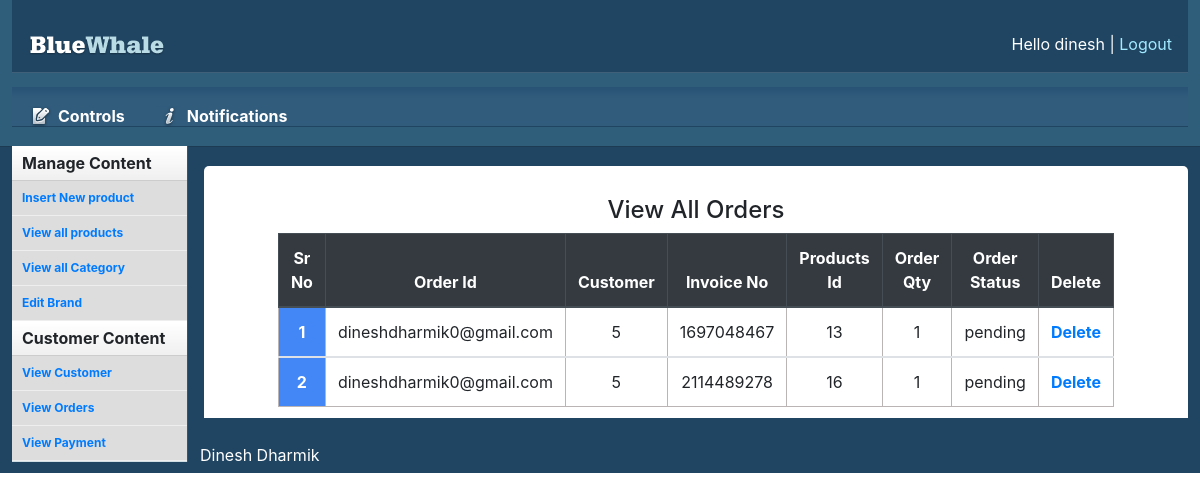
/admin-area/dashboard.php?view_order, run on the app's committed database.
### tables this page shows
CREATE TABLE `pending_orders` (
  `order_id` int(10) NOT NULL,
  `customer_id` int(10) NOT NULL,
  `invoice_no` int(10) NOT NULL,
  `product_id` int(10) NOT NULL,
  `qty` int(10) NOT NULL,
  `order_status` varchar(100) NOT NULL
);

CREATE TABLE `customers` (
  `customer_id` int(10) NOT NULL,
  `customer_fullname` varchar(30) NOT NULL,
  `customer_email` varchar(40) NOT NULL,
  `customer_pass` text NOT NULL,
  `customer_add` text NOT NULL,
  `customer_address` text NOT NULL,
  `customer_city` varchar(30) NOT NULL,
  `customer_state` varchar(30) NOT NULL,
  `customer_code` varchar(10) NOT NULL,
  `customer_country` varchar(15) NOT NULL,
  `customer_info` varchar(100) NOT NULL,
  `customer_phone` int(10) NOT NULL,
  `customer_ip` int(10) NOT NULL
);

### admin-area/cust_orders.php (the view, shortened to what this page needs)
<!doctype html>
<html lang="en">
<head>
    <link rel="stylesheet" href="https://stackpath.bootstrapcdn.com/bootstrap/4.4.1/css/bootstrap.min.css">
</head>
<body>
    <?php if (isset($_GET['view_order'])) { ?>
        <h4 style="text-align: center">View All Orders</h4>
        <table class="table">
            <thead class="thead-dark" style="text-transform:capitalize;">
                <tr>
                    <th scope="col">Sr No</th>
                    <th scope="col">Order Id</th>
                    <th scope="col">Customer</th>
                    <th scope="col"> Invoice No</th>
                    <th scope="col"> Products Id</th>
                    <th scope="col"> Order Qty</th>
                    <th scope="col"> Order Status</th>
                    <th scope="col"> Delete</th>
                </tr>
            </thead>
            <?php
            include "includes/db.php";
            $i = 0;
            $get_orders = "select * from pending_orders";
            $run_orders = mysqli_query($con, $get_orders);
            while ($row_or = mysqli_fetch_array($run_orders)) {
                $o_id = $row_or['order_id'];
                $c_id = $row_or['customer_id'];
                $invoice = $row_or['invoice_no'];
                $pr_id = $row_or['product_id'];
                $o_qty = $row_or['qty'];
                $o_status= $row_or['order_status'];
                $i++;
            ?>
                <tbody>
                    <tr>
                        <th scope="row"><?php echo $i; ?></th>
                        <td><?php
                        $get_cut =  "SELECT customer_id ,customer_email FROM customers WHERE customer_id = '$c_id'";
                        $run_cut = mysqli_query($con,$get_cut);
                $row_cut = mysqli_fetch_array($run_cut);
                $cust_email= $row_cut['customer_email'];
                echo "$cust_email";
                         ?></td>
                        <td><?php echo $c_id; ?></td>
                        <td><?php echo $invoice; ?></td>
                        <td><?php echo $pr_id; ?></td>
                        <td><?php echo $o_qty; ?></td>
                        <td><?php
                        if($o_status == 'pending'){
                            echo $o_status = 'pending';
                        }
                        else{
                            echo $o_status = 'complete';
                        }
                         ?></td>
                        <td><a href="del_order.php?delete_order=<?php echo "$o_id"; ?>">Delete</a></td>
                    </tr>
                <?php }
                ?>
                </tbody>
        </table>
    <?php } ?>
</body>
</html>

### admin-area/dashboard.php (shortened to what this page needs)
<?php include "includes/db.php";
?>
<!DOCTYPE html>
<head>
    <link rel="stylesheet" type="text/css" href="css/reset.css" media="screen" />
    <link rel="stylesheet" type="text/css" href="css/text.css" media="screen" />
    <link rel="stylesheet" type="text/css" href="css/grid.css" media="screen" />
    <link rel="stylesheet" type="text/css" href="css/layout.css" media="screen" />
    <link rel="stylesheet" type="text/css" href="css/nav.css" media="screen" />
    <link rel="stylesheet" type="text/css" href="css/jquery.jqplot.min.css" />
    <link rel="stylesheet" href="https://maxcdn.bootstrapcdn.com/bootstrap/4.0.0/css/bootstrap.min.css">
</head>
<body>
    <div class="container_12">
        <div class="grid_12 header-repeat">
            <div id="branding">
                <div class="floatleft">
                    <img src="img/logo.png" alt="Logo" /></div>
                <div class="floatright">
                    <div class="floatleft marginleft10">
                        <ul class="inline-ul floatleft">
                            <?php
                            $get_orders = "SELECT * from admins ";
                            $run_orders = mysqli_query($con, $get_orders);
                            $row_or = mysqli_fetch_array($run_orders);
                            $fname = $row_or['admin_name'];
                            ?>
                            <li>Hello <?php echo "$fname"; ?></li>
                            <li><a href="logout.php">Logout</a></li>
                        </ul>
                        <br />
                    </div>
                </div>
            </div>
        </div>
        <div class="grid_12">
            <ul class="nav main">
                <li class="ic-form-style"><a href="javascript:"><span>Controls</span></a>
                </li>
                <li class="ic-notifications"><a href="notifications.html"><span>Notifications</span></a></li>
            </ul>
        </div>
        <div class="grid_2">
            <div class="box sidemenu">
                <div class="block" id="section-menu">
                    <ul class="section menu">
                        <li><a class="menuitem">Manage Content</a>
                            <ul class="submenu">
                                <li id="show-prd"><a href="dashboard.php?insert_prd">Insert New product</a> </li>
                                <li id="ac"><a href="dashboard.php?view_products">View all products</a> </li>
                                <li><a href="dashboard.php?edit_category">View all Category</a> </li>
                                <li><a href="dashboard.php?edit_brand">Edit Brand <Brand></Brand></a> </li>
                            </ul>
                        </li>
                        <li><a class="menuitem">Customer Content</a>
                            <ul class="submenu">
                                <li><a href="dashboard.php?view_cust">View Customer</a> </li>
                                <li><a href="dashboard.php?view_order">View Orders</a> </li>
                                <li><a href="dashboard.php?view_pay">View Payment</a> </li>
                            </ul>
                        </li>
                    </ul>
                </div>
            </div>
        </div>
        <div style="background-color: white">
            <div class="grid_10">
                <div class="box round first">
                    <div class="block">
                        <?php
                        if (isset($_GET['view_order'])) {
                            include "cust_orders.php";
                        }
                        ?>
                    </div>
                </div>
            </div>
        </div>
        <div id="site_info">
            <p>
                Dinesh Dharmik
            </p>
        </div>
    </div>
</body>
</html>

### admin-area/css/grid.css (style rules this page uses)
.container_12, .container_16 { width: 100%; }
.grid_1, .grid_2, .grid_3, .grid_4, .grid_5, .grid_6, .grid_7, .grid_8, .grid_9, .grid_10, .grid_11, .grid_12, .grid_13, .grid_14, .grid_15, .grid_16 { display: inline; float: left; margin-left: 1%; margin-right: 1%; }
.container_12 .grid_12, .container_16 .grid_16 { width: 98%; }
.container_12 .grid_2 { width: 14.666%; }
.container_12 .grid_10 { width: 81.333%; }

### admin-area/css/layout.css (style rules this page uses)
body { background: #fff; color: #333; font-size: 11px; padding: 0 0 0px; }
.floatleft { float:left; }
.floatright { float:right; }
.inline-ul li { display:inline; color:#fff; }
.marginleft10 { margin-left:10px; }
a { color: #000; font-weight:bold; text-decoration: none; }
.container_12, .container_16 { background:#2E5E79; }
h1, h2, h3, h4, h5, h6 { line-height:1.2em; margin-bottom:.3em; }
#branding { font-weight:normal; text-align:left; padding:2em 1em 1.6em 1em; margin-bottom:0; }
.header-repeat { background:url(../img/header-repeat.jpg) repeat-x; }
#branding a { color:#A1EAFF; font-weight:normal; }
#branding a:before { content:" | "; color:#fff; }
#branding ul, #branding ul li { margin:0px; padding:0px; }
#branding li { padding:0px 0px 0px 0px !important; }
.box { background:#fff; margin-bottom:20px; padding:10px 10px 10px 10px; margin-left:-8px; }
.box.round { -moz-border-radius: 5px 5px 0px 0px; -webkit-border-radius: 5px 5px 0px 0px; border-radius: 5px 5px 0px 0px; }
.box.first { margin-top:20px; }
.block { padding-top:20px; }
.box.sidemenu { background-color:#D1DEE4; border-right:1px solid #3A5665; padding:0px; margin:0px; cursor:pointer; }
.box.sidemenu .block { padding-top:0px; margin-top:0px; }
p { margin-bottom:1em; }
ul, ol { padding-top:0; }
ul.menu { list-style:none; border-top:1px solid #bbb; }
ul.menu li { margin:0; }
ul.menu li a { display:block; padding:4px 10px; border-bottom:1px solid #ccc; }
ul.menu ul { list-style:none; margin:0; }
ul.menu ul li a { padding-left:30px; }
ul.section { border-top:0; margin-bottom:0; }
ul.section li a { background:url(../img/sidemenu-repeat.jpg) repeat-x; line-height:26px; }
ul.section li li a { background:#ddd; border-bottom:1px solid #eee; }
ul.section ul li { text-transform:none; }
#site_info { color:#fff; background:#204562; border-top:1px solid #1d3b53; padding-left:20px; }
#site_info p { line-height:35px; margin-bottom:0px; }
.block { padding-bottom:1px; }

### admin-area/css/nav.css (style rules this page uses)
ul.nav, ul.nav * { margin:0;padding:0; }
ul.nav { position:relative; background:url(../img/nav-repeat2.jpg) repeat-x !important; max-width:100%; height:3.7em; }
ul.nav li { cursor:pointer; float:left; text-align:center; list-style-type:none; font-weight:normal; vertical-align:middle; }
ul.nav li a { color:#fff; font-weight:bold; text-decoration:none; display:block; float:left; padding:0 1em; height:3.7em; line-height:3.7em; }
ul.main li { position:relative; top:0; left:0; }
ul.main li a { height:3.7em; line-height:3.7em; border:0; color:#fff; }
ul.nav li.ic-form-style a span, .ic-form-style { background:url(../img/icon-form-style.png) no-repeat center left; }
ul.nav li.ic-notifications a span, .ic-notifications { background:url(../img/icon-notifications.png) no-repeat center left; }
ul.nav li { background-image: none !important; }
ul.nav li a span { padding: 0px 0px 0px 30px; display: block; background-repeat: no-repeat; white-space: nowrap; }

### admin-area/dashboard.php (style rules this page uses)
table { border-collapse: separate; border-spacing: 0 15px; }
th { background-color: #4287f5; color: white; }
th, td { width: 150px; text-align: center; border: 1px solid #bab4b4; ; vertical-align: middle; padding: 5px; }
ul.menu ul li a { padding-left: 10px !important; font-size: 12px !important; }

### admin-area/cust_orders.php (style rules this page uses)
.table { width: 0 !important; margin: auto; }
th, td { text-align: center; }

### data on the page
pending_orders: customer.customer_email "dineshdharmik0@gmail.com", customer "5", invoice_no "1697048467", product "13", qty "1"
pending_orders: customer.customer_email "dineshdharmik0@gmail.com", customer "5", invoice_no "2114489278", product "16", qty "1"

### other printed values
$fname "dinesh"
